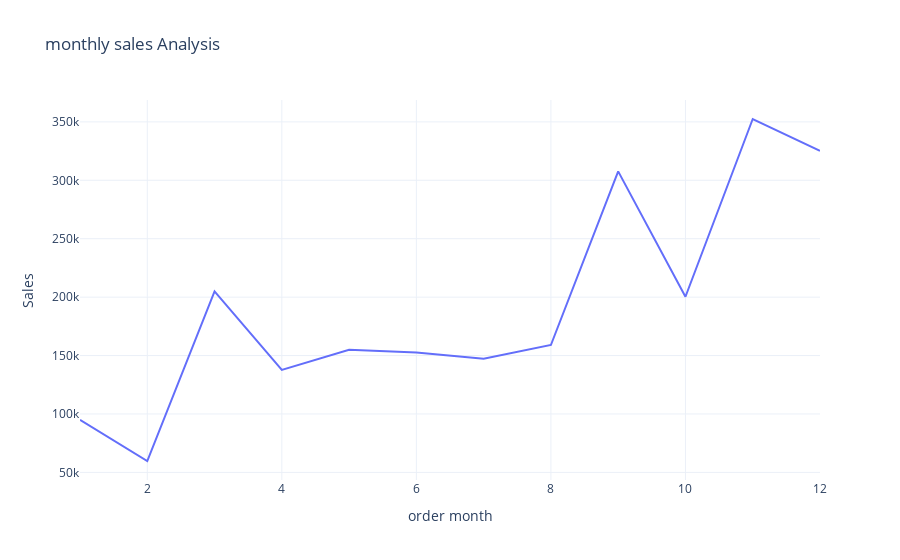

Notebook cell for this chart:
### Code cell
sales_by_month = data.groupby('order month')['Sales'].sum().reset_index()
fig = px.line(sales_by_month, x = "order month", y = "Sales", title = "monthly sales Analysis")
fig.show()

### Figure 1 — Plotly figure (JSON) as saved in the notebook; plotly's stock layout.template omitted (floating-point values rounded to 4 significant figures)
{"data": [{"hovertemplate": "order month=%{x}<br>Sales=%{y}<extra></extra>", "legendgroup": "", "line": {"color": "#636efa", "dash": "solid"}, "marker": {"symbol": "circle"}, "mode": "lines", "name": "", "orientation": "v", "showlegend": false, "type": "scatter", "x": [1, 2, 3, 4, 5, 6, 7, 8, 9, 10, 11, 12], "xaxis": "x", "y": [94920.0, 59750.0, 205000.0, 137800.0, 155000.0, 152700.0, 147200.0, 159000.0, 307600.0, 200300.0, 352500.0, 325300.0], "yaxis": "y"}], "layout": {"autosize": true, "legend": {"tracegroupgap": 0}, "title": {"text": "monthly sales Analysis"}, "xaxis": {"anchor": "y", "autorange": true, "domain": [0, 1], "range": [1, 12], "title": {"text": "order month"}, "type": "linear"}, "yaxis": {"anchor": "x", "autorange": true, "domain": [0, 1], "range": [43490.0, 368700.0], "title": {"text": "Sales"}, "type": "linear"}}}
